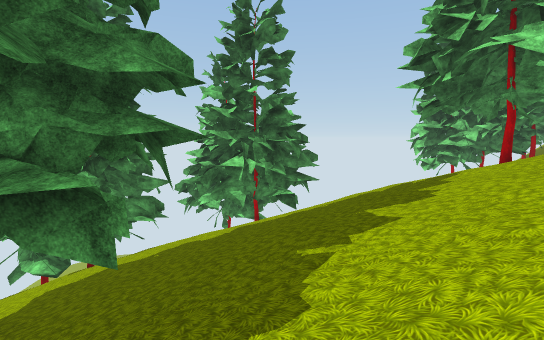
view 1 (above)

18 first-person views from a walk through a Unity game level. The camera is 1.5 m above the floor, tilts 6° down and sees 85° across. The floor is counted in squares, 2 m on a side. Each view is taken from the middle of a square. On the plan, view 1 faces up. The plan holds only what a view shows up to about 10 squares ahead; the rest is blank. The place goes on beyond the plan. The player is left out. Some surface patterns are stand-ins.

view 2
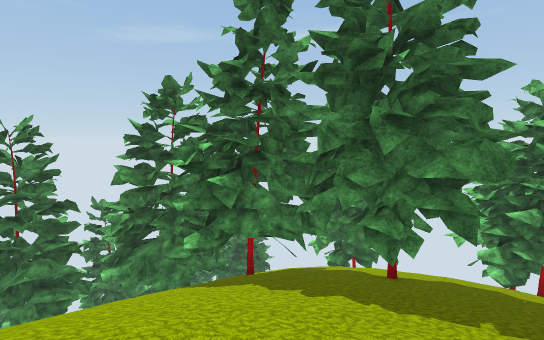

view 3
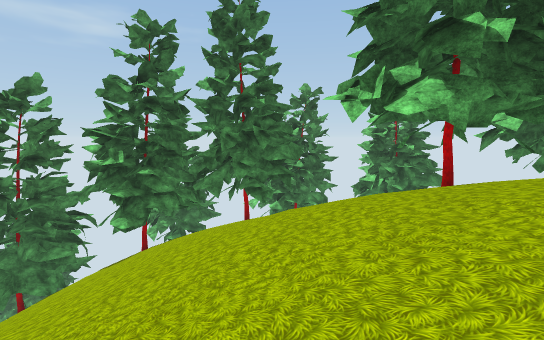

view 4
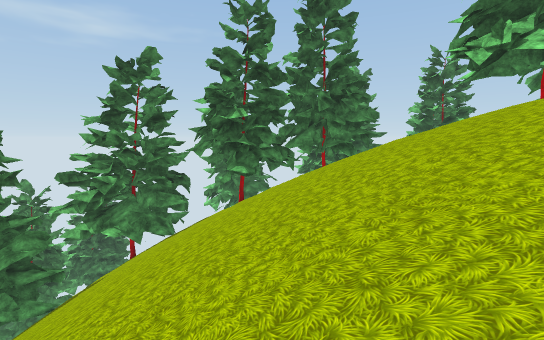

view 5
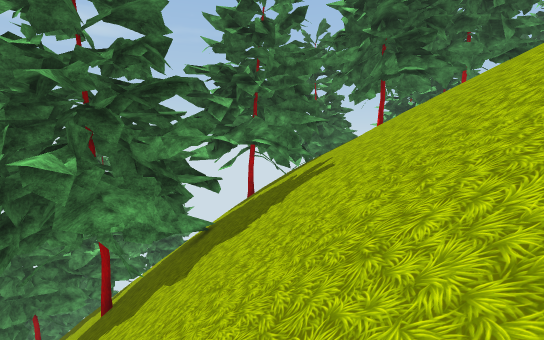

view 6
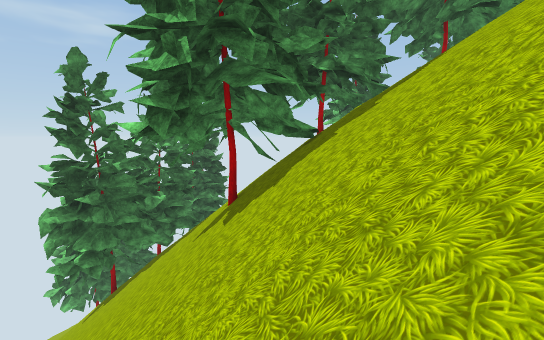

view 7
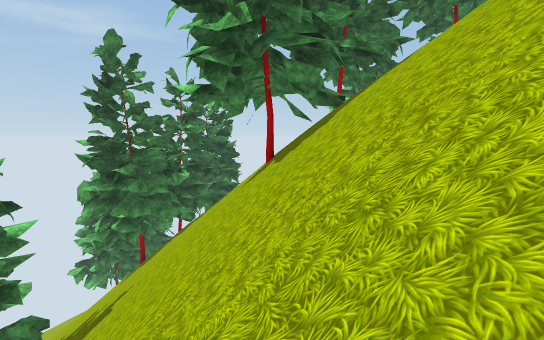

view 8
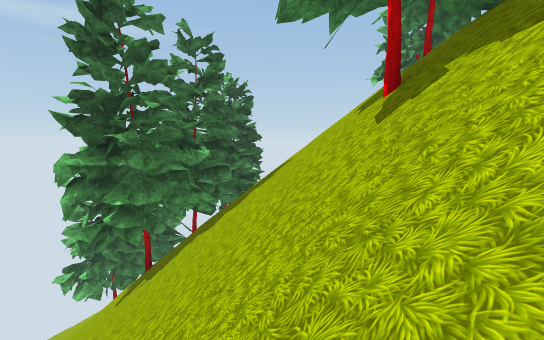

view 9
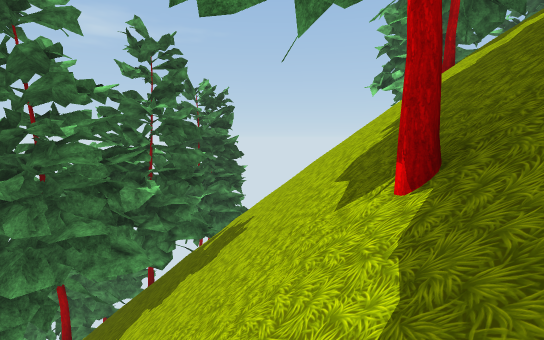

view 10
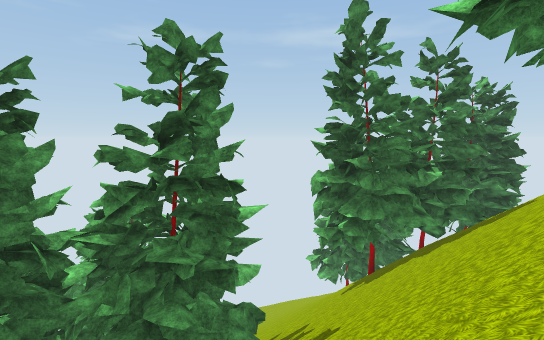

view 11
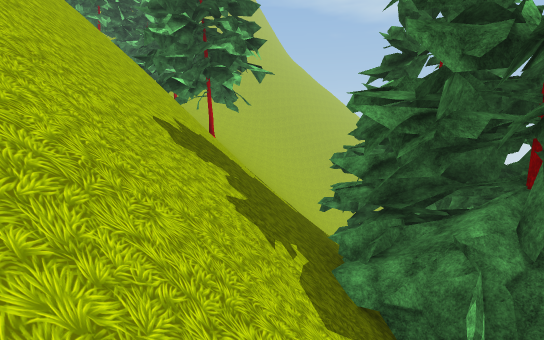

view 12
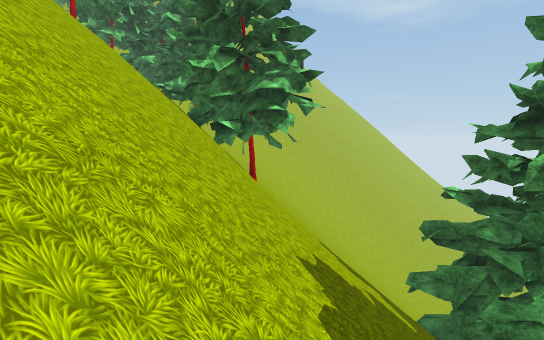

view 13
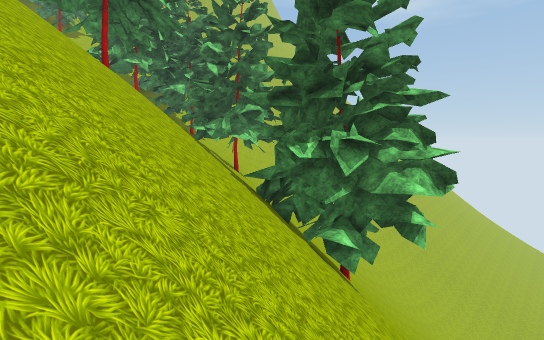

view 14
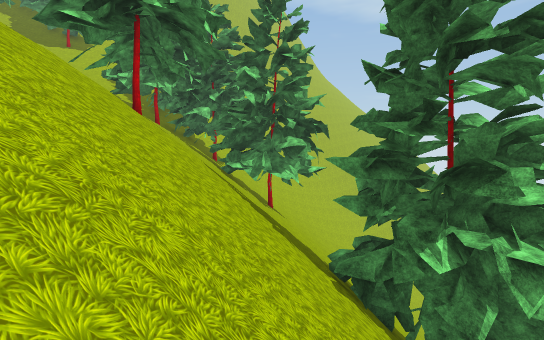

view 15
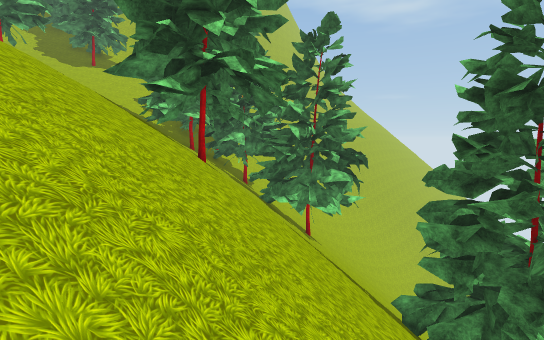

view 16
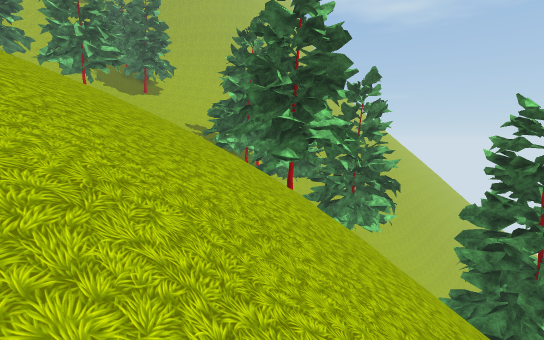

view 17
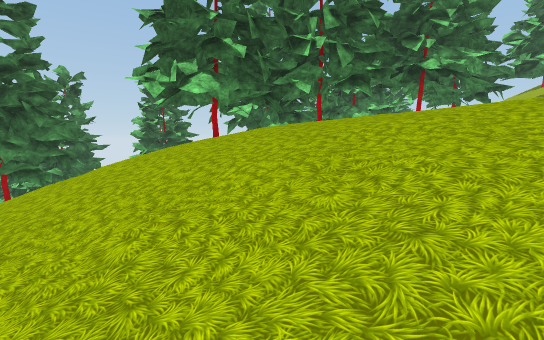

view 18
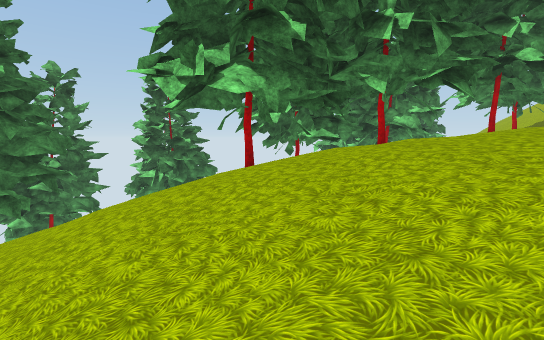

### Floor plan
Key: @ floor where view 1 was taken; # wall or solid block; x gap in a wall; . main floor; - floor 0.75 m lower than the main floor; / step, stairs or slope; = window, fence, low wall or low ledge.
Columns run from 13 left of view 1 to 6 right of it. Each row starts with its distance up from view 1.
 10             x
  9          =  #=#
  8        =##= ##/
  7        ####
  6         /=////////=
  5         ///////////
  4          /////////
  3         ////=////
  2         ///=#////###
  1         /=#//// =##
  0         /=#=/@///=..
 -1          /#//////-..
 -2       /## ////////..
 -3       /=#//////////.
 -4 #/  ////#///////////
 -5 #=//////////////////
 -6 ##//////#//////////
 -7  //#////#//////////
 -8  /#///////////////
 -9 ///////////////////
-10 ///////////////////#
-11  ///#////////////##/
-12     /=#////////// /=
-13       #////###//////
-14       #=///=###/////
-15        #/  ///////=#
-16            ///////
-17             //////
-18             ///

Where each view was taken, in squares from view 1:
view 1: 0 up, 0 right, facing up
view 2: 0 up, 3 right, facing left
view 3: 4 down, 5 right, facing up-left
view 4: 7 down, 4 right, facing up-left
view 5: 9 down, 0 right, facing up-left
view 6: 11 down, 1 left, facing up-left
view 7: 12 down, 1 left, facing up-left
view 8: 11 down, 4 left, facing up-left
view 9: 9 down, 5 left, facing up-left
view 10: 11 down, 3 left, facing left
view 11: 9 down, 9 left, facing down-right
view 12: 9 down, 7 left, facing down-right
view 13: 9 down, 4 left, facing down-right
view 14: 9 down, 2 left, facing down-right
view 15: 8 down, 1 left, facing down-right
view 16: 5 down, 1 left, facing down-right
view 17: 6 down, 5 right, facing up
view 18: 4 down, 4 right, facing up
